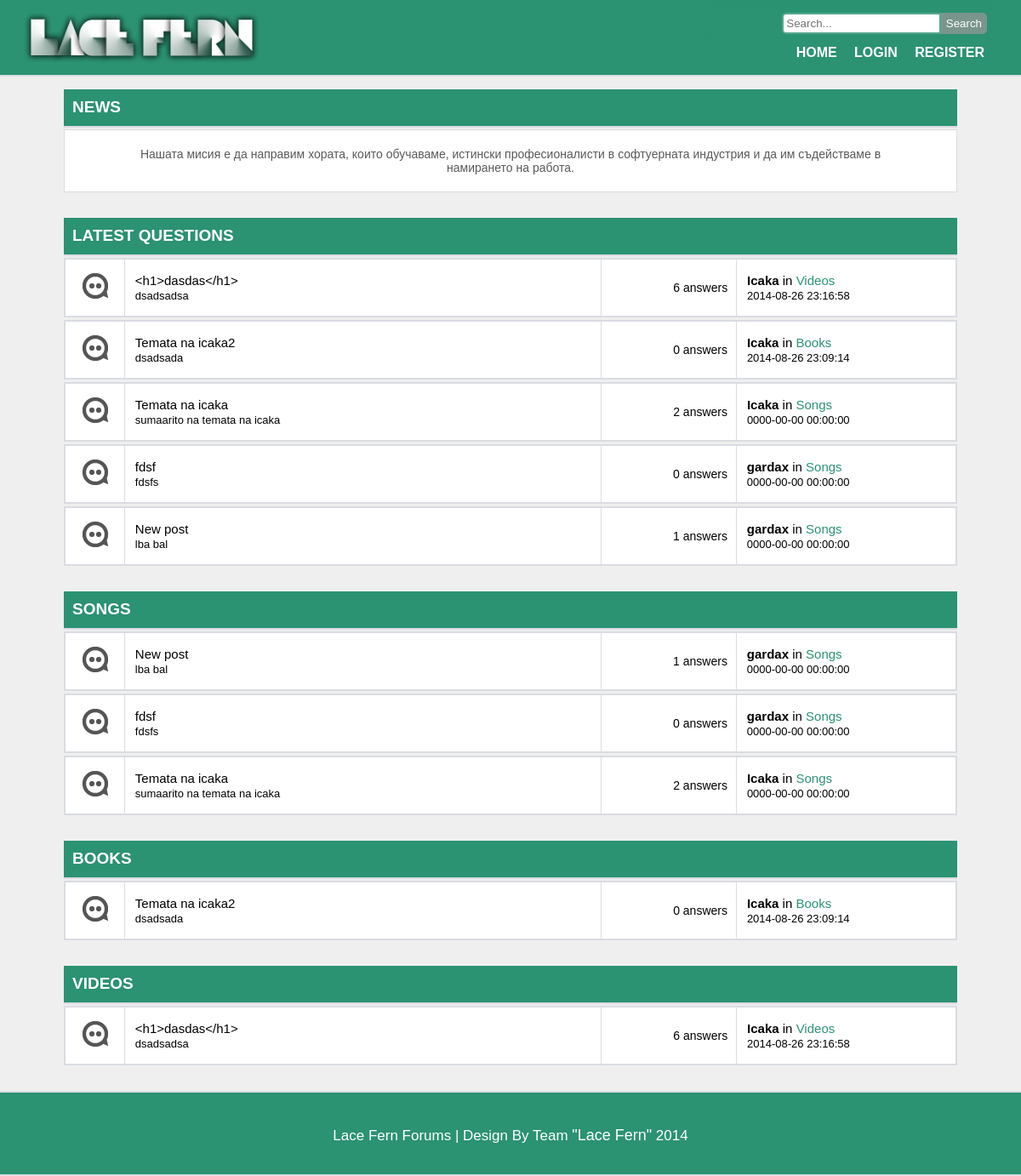
The page / on the database its author committed.
### tables this page shows
CREATE TABLE IF NOT EXISTS `posts` (
  `id` int(11) NOT NULL AUTO_INCREMENT,
  `title` varchar(500) NOT NULL,
  `summary` text NOT NULL,
  `text` text NOT NULL,
  `category_id` int(11) NOT NULL,
  `user_id` int(11) NOT NULL,
  `votes` int(11) NOT NULL DEFAULT '0',
  `answers` int(11) DEFAULT '0',
  `best_answer_id` int(11) DEFAULT NULL,
  `date` datetime NOT NULL DEFAULT CURRENT_TIMESTAMP,
  PRIMARY KEY (`id`),
  KEY `category_id` (`category_id`,`user_id`),
  KEY `best_answer_id` (`best_answer_id`),
  KEY `category_id_2` (`category_id`),
  KEY `best_answer_id_2` (`best_answer_id`),
  KEY `category_id_3` (`category_id`),
  KEY `user_id` (`user_id`)
);

CREATE TABLE IF NOT EXISTS `users` (
  `id` int(11) NOT NULL AUTO_INCREMENT,
  `username` varchar(100) NOT NULL,
  `email` varchar(100) NOT NULL,
  `first_name` varchar(50) NOT NULL,
  `last_name` varchar(50) NOT NULL,
  `password` varchar(100) NOT NULL,
  `gender_id` int(11) NOT NULL,
  `salt` varchar(300) NOT NULL,
  `session_key` varchar(100) DEFAULT NULL,
  `isAdmin` tinyint(1) NOT NULL DEFAULT '0',
  PRIMARY KEY (`id`),
  UNIQUE KEY `email` (`email`),
  UNIQUE KEY `username` (`username`),
  KEY `gender_id` (`gender_id`),
  KEY `session_key` (`session_key`)
);

CREATE TABLE IF NOT EXISTS `categories` (
  `id` int(11) NOT NULL AUTO_INCREMENT,
  `name` varchar(50) NOT NULL,
  PRIMARY KEY (`id`)
);

### Controller/usersController.php (called while the page is built, shortened)
<?php
    $userService = new UsersService();
    if(isset($_SESSION['sessionKey'])){
        $user = $userService->getUserBySessionKey($_SESSION['sessionKey']);
    }
    else{
        $user = null;
    }
?>

### Service/postsService.php (called while the page is built, shortened)
<?php
require_once('Manager/postsManager.php');
class PostsService{
    private $manager;
    function __construct() {
        $this->manager = new PostsManager();
    }
    function getAllPosts(){
        return $this->manager->getPosts();
    }
    function getLatestPosts(){
        return $this->manager->getLatestPosts();
    }
}

### Manager/postsManager.php (called while the page is built, shortened)
<?php
require_once('Models/Post.php');
class PostsManager{
    private $pdo;
    function __construct() {
        $this->pdo = new PDO('mysql:host=localhost;dbname=forum', DATABASE_USER);
        $this->pdo->setAttribute(PDO::ATTR_ERRMODE, PDO::ERRMODE_EXCEPTION);
    }
    function getPosts(){
        $query = $this->pdo->prepare("SELECT posts.id, posts.title, posts.text, users.username, posts.votes,
                                          categories.name AS categoryName, posts.summary, posts.answers, posts.date
                                          FROM posts
                                          JOIN categories ON posts.category_id = categories.id
                                           JOIN users ON posts.user_id = users.id");
        $query->execute();
        $data = $query->fetchAll();
        $allPosts = [];
        foreach ($data as $post){
            array_push($allPosts, new Post($post));
        }
        return $allPosts;
    }
    function getLatestPosts(){
        $query = $this->pdo->prepare("SELECT posts.id, posts.title, posts.text, users.username, posts.date,
                                          categories.name AS categoryName, posts.summary, posts.answers
                                          FROM posts
                                          JOIN categories ON posts.category_id = categories.id
                                          JOIN users ON posts.user_id = users.id
                                           ORDER BY posts.id DESC LIMIT 5");
        $query->execute();
        $data = $query->fetchAll();
        $allPosts = [];
        foreach ($data as $post){
            array_push($allPosts, new Post($post));
        }
        return $allPosts;
    }
}

### Controller/postsController.php (called while the page is built, shortened)
<?php
    require_once('Service/postsService.php');
    function getPosts($postsService){
        $allPosts = $postsService->getAllPosts();
        return $allPosts;
    }
    function getLatestPosts($postsService){
        $posts = $postsService->getLatestPosts();
        return $posts;
    }

### Models/Post.php (called while the page is built, shortened)
<?php
class Post {
    private $id;
    private $title;
    private $summary;
    private $categoryName;
    private $answers;
    private $username;
    private $date;
    function __construct($postData = null) {
        if(isset($postData['id'])){
            $this->id = $postData['id'];
        }
        if(isset($postData['title'])){
            $this->title = htmlentities($postData['title']);
        }
        if(isset($postData['categoryName'])){
            $this->categoryName =  htmlentities($postData['categoryName']);
        }
        if(isset($postData['answers'])){
            $this->answers = $postData['answers'];
        }
        if(isset($postData['summary'])){
            $this->summary =  htmlentities($postData['summary']);
        }
        if(isset($postData['username'])){
            $this->username =  htmlentities($postData['username']);
        }
        if(isset($postData['date'])){
            $this->date = $postData['date'];
        }
    }
    public function getSummary()
    {
        return $this->summary;
    }
    public function getTitle()
    {
        return $this->title;
    }
    public function getId()
    {
        return $this->id;
    }
    public function getCategoryName()
    {
        return $this->categoryName;
    }
    public function getAnswers()
    {
        return $this->answers;
    }
    public function getUsername()
    {
        return $this->username;
    }
    public function getDate()
    {
        return $this->date;
    }
}

### views/main.php (the view)
<main>
    <?php
    $categories = [];
    $allPosts = getPosts($postsService);
    foreach ($allPosts as $post) {
        if (array_search(strtolower($post->getCategoryName()), $categories) === false){
            array_push($categories, strtolower($post->getCategoryName()));
        }
    }
    ?>
	<section>
		<header>
			<h1>NEWS</h1>
		</header>
		<article>
			<div>
				Нашата мисия е да направим хората, които обучаваме, истински професионалисти в софтуерната индустрия и да им съдействаме в намирането на работа.
			</div>
		</article>
	</section>
	<section>
		<header>
			<h1>LATEST QUESTIONS</h1>
		</header>
        <?php
            $latestPosts = getLatestPosts($postsService);
            foreach ($latestPosts as $post) { ?>
                <article>
                    <table>
                        <tbody>
                        <tr>
                            <td class="imgHolder">
                                <img src="images/off.png" alt="off" class="topicImage"/>
                            </td>
                            <td class="topicDescription">
                                <table class="topicTable">
                                    <tbody>
                                        <tr><td onclick="window.location='<?php echo "?page=question&id=" . $post->getId();?>'"><?php echo $post->getTitle();?></td></tr>
                                        <tr><td><?php echo $post->getSummary();?></td></tr>
                                    </tbody>
                                </table>
                            </td>
                            <td class="topicStats">
                                <table class="statsTable">
                                    <tbody>
                                    <tr><td><?php echo $post->getAnswers();?> answers</td></tr>
                                    </tbody>
                                </table>
                            </td>
                            <td class="topicLastPost">
                                <table class="lastPostTable">
                                    <tbody>
                                    <tr><td><b><?php echo $post->getUsername();?></b> in <span><?php echo $post->getCategoryName();?></span></td></tr>
                                    <tr><td><?php echo $post->getDate(); ?></td></tr>
                                    </tbody>
                                </table>
                            </td>
                        </tr>
                        </tbody>
                    </table>
                </article>
            <?php }?>
	</section>
        <?php
        foreach ($categories as $category){ ?>
            <section>
                <header>
                    <h1><?php echo $category;?></h1>
                </header>
                <?php
                foreach ($allPosts as $post) {
                    if (strtolower($post->getCategoryName()) == $category): ?>
                        <article>
                            <table>
                                <tbody>
                                <tr>
                                    <td class="imgHolder">
                                        <img src="images/off.png" alt="off" class="topicImage"/>
                                    </td>
                                    <td class="topicDescription">
                                        <table class="topicTable">
                                            <tbody>
                                            <tr><td onclick="window.location='<?php echo "?page=question&id=" . $post->getId()?>'"><?php echo $post->getTitle()?></td></tr>
                                            <tr><td><?php echo $post->getSummary()?></td></tr>
                                            </tbody>
                                        </table>
                                    </td>
                                    <td class="topicStats">
                                        <table class="statsTable">
                                            <tbody>
                                            <tr><td><?php echo $post->getAnswers()?> answers</td></tr>
                                            </tbody>
                                        </table>
                                    </td>
                                    <td class="topicLastPost">
                                        <table class="lastPostTable">
                                            <tbody>
                                            <tr><td><b><?php echo $post->getUsername()?></b> in <span><?php echo $post->getCategoryName();?></span></td></tr>
                                            <tr><td><?php echo $post->getDate(); ?></td></tr>
                                            </tbody>
                                        </table>
                                    </td>
                                </tr>
                                </tbody>
                            </table>
                        </article>
                    <?php endif;
                }
                ?> </section> <?php
        }
        ?>
</main>

### views/header.php (shortened to what this page needs)
<!DOCTYPE html>
<html>
<head>
    <link rel="stylesheet" href="styles/styles.css"/>
</head>
<body>
<header>
    <div id="navigation">
    <?php
    include 'views/search.php';
    include('views/menu.php');
    ?>
    </div>
    <img src="images/logo.png" alt="" class="logo"/>
</header>

### views/search.php
<div id="search">
    <form action="index.php?page=search" method="POST">
        <input type="text" name="search" id="search" placeholder="Search...">
        <input type="submit" name="searchButton" value="Search"  id="searchButon"/>
    </form>
</div>

### views/menu.php
<div id="menu">
<ul>
	<li><a href="index.php?page=main">Home</a></li>
	<?php
       if($user){
    ?>
           <li><a href="index.php?page=user">Профил</a></li>
           <li><a href="index.php?page=addPost">Добави тема</a></li>
           <li><a href="index.php?page=logout">Logout</a></li>
    <?php
       }
       else {
    ?>
	<li><a href="index.php?page=login">Login</a></li>
    <li><a href="index.php?page=register">Register</a></li>
    <?php
        }
    ?>
</ul>
</div>

### index.php (shortened to what this page needs)
<?php
    require_once('Controller/usersController.php');
    require_once('Controller/postsController.php');
    include 'views/header.php';
    if(isset($_GET['page'])){
        switch($_GET['page']){
            case "login":
                include 'views/login.php';
                break;
			case "question":
                include 'views/question.php';
                break;
            case "register":
                include 'views/registration.php';
                break;
            case "user":
                if(!$user){
                    include 'views/login.php';
                } else {
                    include 'views/user.php';
                }
                break;
            case "main":
                include "views/main.php";
                break;
            case "logout":
                logoutUser($userService);
                break;
            case "error":
                include "views/error.php";
                break;
            case "addPost":
                if(!$user){
                    include 'views/login.php';
                } else {
                    include "views/addPost.php";
                }
                break;
            case "search":
                include "views/searchPage.php";
                break;
            default:
                include "views/error.php";
        }
    }
    else{
        include('views/main.php');
    }
    include 'views/footer.php';
?>

### views/footer.php
<footer>
    <p>Lace Fern Forums | Design By Team <span>"Lace Fern"</span> 2014</p>
</footer>
</body>
</html>

### styles/styles.css (style rules this page uses)
* { margin:0px; padding: 0px; box-sizing: border-box; }
body { background: #EFEFEF; font-family: Helvetica, sans-serif; }
header, footer { width: 100%; height: 90px; background: #2B9272; border-bottom: 2px solid #DADCE2; }
footer { height: 100px; border-top: 2px solid #DADCE2; }
main > section, section { width:1050px; border: 0px solid black; margin: 0px auto; margin-top: 15px; margin-bottom: 30px; }
main > section > article, section > article { background: white; width: 100%; border: 1px solid #DADCE2; min-height: 70px; margin: 0px auto; margin-bottom: 3px; }
main > section > article > div, section > article > div { text-align: center; font-size: 14px; color: #595959; margin-top: 20px; margin-bottom: 20px; padding-left: 50px; padding-right: 50px; }
main > section > header, section > article > header { width: 100%; height: 45px; color: white; margin-bottom: 2px; background: #2B9272; }
main > section > header > h1, section > header > h1 { padding-top: 10px; padding-left: 10px; font-size: 19px; }
main > section > article > table, section > article > table { width: 100%; height: 68px; border-collapse: collapse; }
.topicImage { width: 30px; }
.imgHolder { width: 70px; padding-left: 20px; }
section > article > table > tbody > tr > td, section > article > table > tbody > tr > th { border: 1px solid #DADCE2; }
footer p { text-align: center; color: white; font-size: 17px; font-family: "Century Gothic", CenturyGothic, AppleGothic, sans-serif; margin-top: 40px; }
footer p span { cursor: pointer; font-size: 18px; }
section > header > h1, section > header > h1 { padding-top: 10px; padding-left: 10px; font-size: 19px; }
section > header > h1 { text-transform: uppercase; }
footer { margin-top: 30px; }
#navigation { float: right; margin-right: 35px; }
#menu ul { margin-top: -5px; text-align: right; }
#menu ul li { display: inline-block; text-transform: uppercase; margin-top: 13px; }
#menu ul li a { text-decoration: none; color: white; font-weight: bold; padding: 8px; }
#searchButon { padding: 3px; height: 25px; color: white; background-color: #7A958C; border: solid 1px #7A958C; outline: none; padding-left: 5px; padding-right: 5px; border-radius: 0 5px 5px 0; margin-left: -5px; }
#search { margin-top: 5px; margin-left: 80px; outline: none; padding: 3px; border-radius: 5px 0 0 5px; border: solid 2px rgba(43, 146, 114, 0.8); }
.topicDescription { width: 565px; }
.topicStats { width:160px; }
.topicLastPost { width: 260px; }
.logo { width: 400px; display: inline-block; }
.statsTable { width: 95%; }
.statsTable td { text-align: right; font-size: 14px; }
.topicTable { margin-left: 10px; width: 95%; }
.topicTable tr td { text-align: left; font-size: 15px; }
.topicTable tr:nth-child(2) td { font-size: 13px; }
.lastPostTable { width: 95%; margin-left: 10px; }
.lastPostTable tr td { text-align: left; font-size: 15px; }
.lastPostTable tr:nth-child(2) td { font-size: 13px; }
.lastPostTable tr td b { cursor: pointer; }
.lastPostTable tr td span { color:#2B9272; cursor: pointer; }

### rows shown on the page
posts: title "<h1>dasdas</h1>", summary "dsadsadsa", answers "6", user.username "Icaka", category.name "Videos", date "2014-08-26 23:16:58"
posts: title "Temata na icaka2", summary "dsadsada", answers "0", user.username "Icaka", category.name "Books", date "2014-08-26 23:09:14"
posts: title "Temata na icaka", summary "sumaarito na temata na icaka", answers "2", user.username "Icaka", category.name "Songs", date "0000-00-00 00:00:00"
posts: title "fdsf", summary "fdsfs", answers "0", user.username "gardax", category.name "Songs", date "0000-00-00 00:00:00"
posts: title "New post", summary "lba bal", answers "1", user.username "gardax", category.name "Songs", date "0000-00-00 00:00:00"

### other values the page prints
$category "SONGS"
$category "BOOKS"
$category "VIDEOS"
